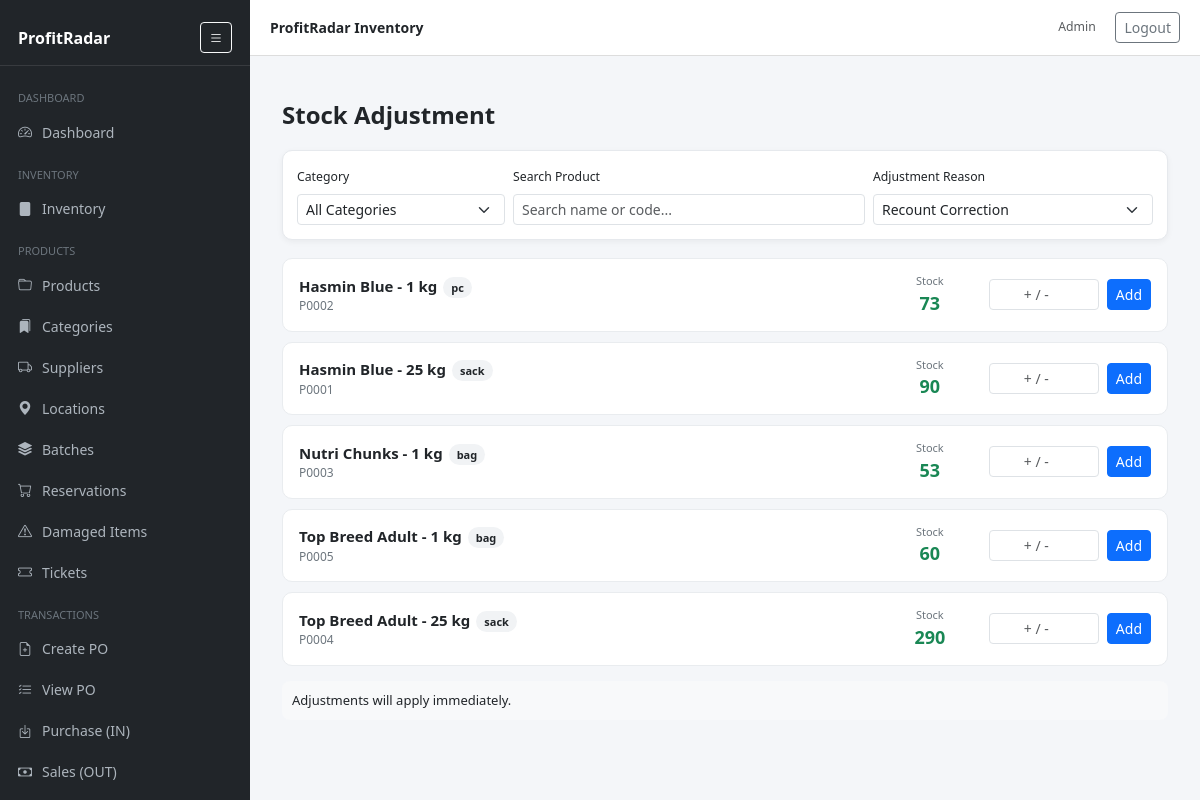
The app's page /stock_adjust.php (signed in) with its own data.
### tables this page shows
CREATE TABLE `products` (
  `id` int(11) NOT NULL,
  `code` varchar(64) NOT NULL,
  `name` varchar(200) NOT NULL,
  `product_type` enum('retail','wholesale') NOT NULL DEFAULT 'retail',
  `category` varchar(120) DEFAULT NULL,
  `category_id` int(11) DEFAULT NULL,
  `location_id` int(11) DEFAULT NULL,
  `supplier_id` int(11) DEFAULT NULL,
  `location` varchar(120) DEFAULT NULL,
  `cost_price` decimal(12,2) DEFAULT 0.00,
  `sell_price` decimal(12,2) DEFAULT 0.00,
  `promo_discount_type` enum('percent','amount') DEFAULT NULL,
  `promo_discount_value` decimal(10,2) DEFAULT NULL,
  `sold_by` enum('each','weight') NOT NULL DEFAULT 'each',
  `unit` varchar(20) NOT NULL DEFAULT 'pc',
  `wholesale_price` decimal(10,2) NOT NULL DEFAULT 0.00,
  `barcode` varchar(128) DEFAULT NULL,
  `low_stock_threshold` int(11) DEFAULT NULL,
  `stock_qty` decimal(12,3) NOT NULL DEFAULT 0.000,
  `reserved_qty` int(11) NOT NULL DEFAULT 0,
  `is_active` tinyint(1) NOT NULL DEFAULT 1,
  `created_at` timestamp NOT NULL DEFAULT current_timestamp(),
  `updated_at` timestamp NULL DEFAULT NULL,
  `retail_stock` decimal(12,3) NOT NULL DEFAULT 0.000,
  `wholesale_stock` decimal(12,3) NOT NULL DEFAULT 0.000,
  `sale_type` enum('retail','wholesale') NOT NULL DEFAULT 'retail',
  `user_id` int(11) NOT NULL
);

### stock_adjust.php (the view, shortened to what this page needs)
<?php
$headers = function_exists('getallheaders') ? getallheaders() : [];
$isAjax = (
  (isset($headers['X-Requested-With']) && strtolower($headers['X-Requested-With']) === 'xmlhttprequest')
  || (isset($headers['Accept']) && strpos($headers['Accept'], 'application/json') !== false)
  || (isset($_REQUEST['ajax']) && $_REQUEST['ajax'] === '1')
);
if (!$isAjax) {
  require_once __DIR__ . '/includes/header.php';
}
require_once __DIR__ . '/includes/db.php';
$products = $pdo->query("
SELECT id, code, name, category_id, unit, sold_by,
COALESCE(stock_qty,0) AS stock_qty
FROM products
WHERE is_active=1
ORDER BY name
")->fetchAll(PDO::FETCH_ASSOC);
?>
<div class="container container-wide">
<h4 class="page-title">Stock Adjustment</h4>
<div class="filter-bar">
<div class="row g-2">
<div class="col-md-3">
<label class="form-label small">Category</label>
<select id="categorySelect" class="form-select form-select-sm">
<option value="">All Categories</option>
</select>
</div>
<div class="col-md-5">
<label class="form-label small">Search Product</label>
<input
id="search"
class="form-control form-control-sm"
placeholder="Search name or code..."
>
</div>
<div class="col-md-4">
<label class="form-label small">Adjustment Reason</label>
<select id="reasonSelect" class="form-select form-select-sm">
<option value="Recount Correction">
Recount Correction
</option>
</select>
</div>
</div>
</div>
<form id="adjustForm">
<div id="productList">
<?php foreach($products as $p):
$unit=$p['unit'] ?: 'pc';
$stock=(float)$p['stock_qty'];
?>
<div class="product-card adj-row" data-cat="<?= $p['category_id'] ?>">
<div class="product-meta">
<div class="product-name">
<?= htmlspecialchars($p['name']) ?>
<span class="unit-badge"><?= $unit ?></span>
</div>
<div class="product-code">
<?= htmlspecialchars($p['code']) ?>
</div>
</div>
<div class="stock-box">
<div class="stock-label">Stock</div>
<div class="stock-val" data-pid="<?= $p['id'] ?>">
<?= $stock ?>
</div>
</div>
<div class="adjust-box">
<input
class="form-control form-control-sm adjust-input"
type="number"
step="0.001"
placeholder="+ / -"
data-pid="<?= $p['id'] ?>"
>
<button
type="button"
class="btn btn-primary btn-sm btn-queue"
data-pid="<?= $p['id'] ?>"
>
Add
</button>
</div>
</div>
<?php endforeach; ?>
</div>
<div id="statusBox" class="status-bar">
Adjustments will apply immediately.
</div>
</form>
</div>
<?php if(!$isAjax) require_once __DIR__.'/includes/footer.php'; ?>

### includes/header.php (style rules this page uses)
body { background:#f4f6f9; font-size:14px; }

### stock_adjust.php (style rules this page uses)
.container-wide { max-width:1200px; margin:25px auto; }
.page-title { font-weight:700; margin-bottom:20px; }
.filter-bar { background:#fff; border:1px solid #e6e9ed; border-radius:10px; padding:14px; margin-bottom:18px; box-shadow:0 2px 6px rgba(0,0,0,0.05); }
.product-card { display:flex; align-items:center; justify-content:space-between; gap:14px; padding:14px 16px; border-radius:10px; border:1px solid #e9ecef; background:#fff; margin-bottom:10px; transition:all .15s ease; }
.product-meta { flex:2; }
.product-name { font-weight:700; font-size:15px; }
.product-code { font-size:12px; color:#6c757d; }
.unit-badge { padding:3px 8px; font-size:11px; border-radius:999px; background:#f1f3f5; font-weight:600; margin-left:6px; }
.stock-box { text-align:center; min-width:90px; }
.stock-label { font-size:11px; color:#6c757d; }
.stock-val { font-size:18px; font-weight:700; color:#198754; }
.adjust-box { display:flex; align-items:center; gap:8px; }
.adjust-input { width:110px; text-align:center; }
.status-bar { margin-top:15px; padding:10px; border-radius:8px; background:#f8f9fa; font-size:13px; }

### records on screen
products: name "Hasmin Blue - 1 kg", unit "pc", code "P0002", stock "73"
products: name "Hasmin Blue - 25 kg", unit "sack", code "P0001", stock "90"
products: name "Nutri Chunks - 1 kg", unit "bag", code "P0003", stock "53"
products: name "Top Breed Adult - 1 kg", unit "bag", code "P0005", stock "60"
products: name "Top Breed Adult - 25 kg", unit "sack", code "P0004", stock "290"

### other values on screen
APP_NAME "ProfitRadar Inventory"
current_user()['name'] "Admin"
